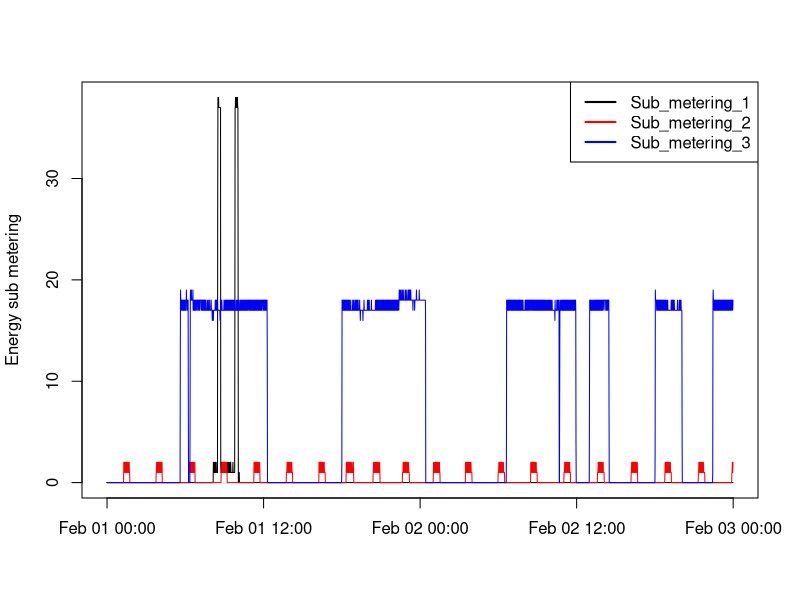

Reproduce this figure in R.
setwd("C:/Users/steve/Desktop/Exploratory/proj1")
#original data prepared with dataprep.R
power <- read.csv("power.csv", colClasses=c("character",rep("numeric",7)))
power$postime <- strptime(power$postime,"%Y-%m-%d %H:%M:%S")
#png(filename="plot3.png")
#plot 3
plot(power$postime,power$meter1, main = "",ylab ="Energy sub metering",xlab= "",type = "l")
legend("topright",c("Sub_metering_1", "Sub_metering_2", "Sub_metering_3"),lty = 1, lwd=2, col=c("black","red","blue")) 
lines(power$postime,power$meter2, col= "red")  #
lines(power$postime,power$meter3, col = "blue")  # looks fine.  add colorto plot and legend
#dev.off()
